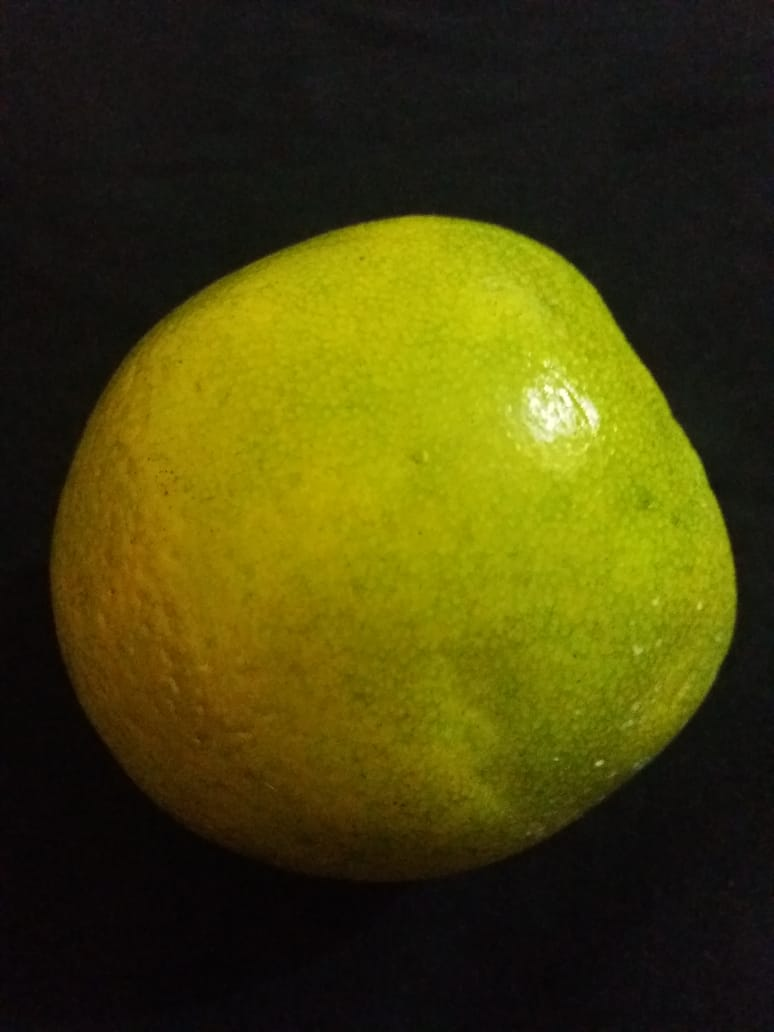
#> input picture PracticaFinal/01-adquisicion-preprocesamiento/images/good/image1.jpeg, 774 x 1032 px; the run also reads 1 picture not shown here
$ jupyter execute --allow-errors training.ipynb   (shell and % lines are left out)
#> lines starting #> are read from the running program, lines starting #| are printed output that depends on the picture; after the words box and inside, x2 and y2 are one past the last pixel; in counts of white or black regions, pixels touching at a corner belong together
### PracticaFinal/01-adquisicion-preprocesamiento/skdemo/_skdemo.py
from __future__ import division

import numpy as np
import matplotlib.pyplot as plt
import matplotlib.colors as colors

from scipy.ndimage import grey_dilation

from skimage import img_as_float
from skimage import color
from skimage import exposure
from skimage.util.dtype import dtype_limits

__all__ = ['imshow_all', 'imshow_with_histogram', 'mean_filter_demo',
           'mean_filter_interactive_demo', 'plot_cdf', 'plot_histogram']


# Gray-scale images should actually be gray!
plt.rcParams['image.cmap'] = 'gray'


#--------------------------------------------------------------------------
#  Custom `imshow` functions
#--------------------------------------------------------------------------

# [17 lines left out: function imshow_rgb_shifted, not called in this run]


def imshow_all(*images, **kwargs):
    """ Plot a series of images side-by-side.

    Convert all images to float so that images have a common intensity range.

    Parameters
    ----------
    limits : str
        Control the intensity limits. By default, 'image' is used set the
        min/max intensities to the min/max of all images. Setting `limits` to
        'dtype' can also be used if you want to preserve the image exposure.
    titles : list of str
        Titles for subplots. If the length of titles is less than the number
        of images, empty strings are appended.
    kwargs : dict
        Additional keyword-arguments passed to `imshow`.
    """
    images = [img_as_float(img) for img in images]

    titles = kwargs.pop('titles', [])
    if len(titles) != len(images):
        titles = list(titles) + [''] * (len(images) - len(titles))

    limits = kwargs.pop('limits', 'image')
    if limits == 'image':
        kwargs.setdefault('vmin', min(img.min() for img in images))
        kwargs.setdefault('vmax', max(img.max() for img in images))
    elif limits == 'dtype':
        vmin, vmax = dtype_limits(images[0])
        kwargs.setdefault('vmin', vmin)
        kwargs.setdefault('vmax', vmax)

    nrows, ncols = kwargs.get('shape', (1, len(images)))

    size = nrows * kwargs.pop('size', 5)
    width = size * len(images)
    if nrows > 1:
        width /= nrows * 1.33
    fig, axes = plt.subplots(nrows=nrows, ncols=ncols, figsize=(width, size))
    for ax, img, label in zip(axes.ravel(), images, titles):
        ax.imshow(img, **kwargs)
        ax.set_title(label)


def imshow_with_histogram(image, **kwargs):
    """ Plot an image side-by-side with its histogram.

    - Plot the image next to the histogram
    - Plot each RGB channel separately (if input is color)
    - Automatically flatten channels
    - Select reasonable bins based on the image's dtype

    See `plot_histogram` for information on how the histogram is plotted.
    """
    width, height = plt.rcParams['figure.figsize']
    fig, (ax_image, ax_hist) = plt.subplots(ncols=2, figsize=(2*width, height))

    kwargs.setdefault('cmap', plt.cm.gray)
    if (image.dtype == "uint8"):
        ax_image.imshow(image, norm=colors.Normalize(vmin=0, vmax=255), **kwargs)
    elif(image.dtype == "float" or image.dtype == "float64" or image.dtype == "float32"):
        ax_image.imshow(image, norm=colors.Normalize(vmin=0, vmax=1), **kwargs)
    else:
        ax_image.imshow(image, **kwargs)

    plot_histogram(image, ax=ax_hist)

    # pretty it up
    ax_image.set_axis_off()
    match_axes_height(ax_image, ax_hist)
    return ax_image, ax_hist


#--------------------------------------------------------------------------
#  Helper functions
#--------------------------------------------------------------------------


def match_axes_height(ax_src, ax_dst):
    """ Match the axes height of two axes objects.

    The height of `ax_dst` is synced to that of `ax_src`.
    """
    # HACK: plot geometry isn't set until the plot is drawn
    plt.draw()
    dst = ax_dst.get_position()
    src = ax_src.get_position()
    ax_dst.set_position([dst.xmin, src.ymin, dst.width, src.height])


def plot_cdf(image, ax=None):
    img_cdf, bins = exposure.cumulative_distribution(image)
    ax.plot(bins, img_cdf, 'r')
    ax.set_ylabel("Fraction of pixels below intensity")


def plot_histogram(image, ax=None, **kwargs):
    """ Plot the histogram of an image (gray-scale or RGB) on `ax`.

    Calculate histogram using `skimage.exposure.histogram` and plot as filled
    line. If an image has a 3rd dimension, assume it's RGB and plot each
    channel separately.sdfasd
    """
    ax = ax if ax is not None else plt.gca()

    if image.ndim == 2:
        _plot_histogram(ax, image, color='black', **kwargs)
    elif image.ndim == 3:
        # `channel` is the red, green, or blue channel of the image.
        for channel, channel_color in zip(iter_channels(image), 'rgb'):
            _plot_histogram(ax, channel, color=channel_color, **kwargs)


def _plot_histogram(ax, image, alpha=0.3, **kwargs):
    # Use skimage's histogram function which has nice defaults for
    # integer and float images.
    hist, bin_centers = exposure.histogram(image)
    ax.fill_between(bin_centers, hist, alpha=alpha, **kwargs)
    ax.set_xlabel('Nivel de Gris')
    ax.set_ylabel('Cantidad de Pixeles')
    l, r = ax.set_xlim()
    m = image.min()
    M = image.max()

	#Para que el gráfico incie en 0 y termine en 1 o 255
    if (m >= 0):
        if (M > 1):
            l = -10
        else:
            l = -0.025

    if (M >= 0 and M <= 1):
        r = 1.025
    elif(M > 1 and M <= 255):
        r = 265

    ax.set_xlim(l, r)


def iter_channels(color_image):
    """Yield color channels of an image."""
    # Roll array-axis so that we iterate over the color channels of an image.
    for channel in np.rollaxis(color_image, -1):
        yield channel


#--------------------------------------------------------------------------
#  Convolution Demo
#--------------------------------------------------------------------------

# [58 lines left out: functions mean_filter_demo, mean_filter_interactive_demo, iter_kernel, iter_pixels, bounded_slice, not called in this run]

### PracticaFinal/01-adquisicion-preprocesamiento/training.ipynb
[cell 1]
# Siempre que usemos matplotlib en Jupyter es necesario poner esta línea antes de cualquier otra

# Importamos las bibliotecas necesarias y les asigamos un alias
import skimage                           # Biblioteca para la manipulación de imágenes
import numpy as np                       # Biblioteca para la manipulación de matrices

# Importamos algunos paquetes específicos
from matplotlib import pyplot as plt     # Biblioteca para crear graficas y mostrar las imágenes en pantalla

from skimage import io                   # Paquete para lectura/escritura de imágenes
from skimage import color                # Paquete con las operaciones de transformaciones entre espacios de color
from skimage import exposure             # Paquete con las funciones para calcular y alterar el histograma
from skimage import filters              # Paquete que contiene las máscaras y filtros de suavizado y realzado
from skimage import util                 # Paquete que contiene las funciones para cambiar el tipo de dato
                                         #de las imágenes
from scipy import ndimage                # Usamos esta biblioteca para realizar la operación de convolución
import skdemo
from skimage import morphology           # Para crear el kernel de convolución en los filtros no lienales
from skimage import transform            # Esta biblioteca es la que contiene la implementación de Hough
from skimage import measure              # Esta biblioteca contiene el método de etiquetado de regiones
from skimage import feature              # Esta biblioteca es la que contiene la implementación del cann

###########################

from scipy.stats import kde              # Esta biblioteca es necesaria para estimar la función de densidad de los datos
from sklearn import preprocessing        # Este paquete contiene las funciones de preprocesamiento de datos
from sklearn import feature_selection    # Este paquete contiene los métodos de selección de características de sklearn
from sklearn import svm                  # Este paquete contiene las funciones de un clasificador SVM
from sklearn import model_selection      # Este paquete contiene las funciones de particionamiento de datos y validación cruzada
from sklearn import metrics              # Este paquete contiene las funciones para evaluar un clasificador

from sklearn.linear_model import LinearRegression

# Con este nos aseguramos que las imagenes en niveles de gris, se vean como tal siempre.
plt.rcParams['image.cmap'] = 'gray'
plt.rcParams['image.interpolation'] = 'none'

[cell 2]
#Cargamos conjunto de naranjas buenas
image_1 = io.imread("images/good/image1.jpeg")
#> image_1 is the input picture: shape (1032, 774, 3); mean R, G, B 69.6, 65.6, 11.6
image_2 = io.imread("images/good/image2.jpeg")
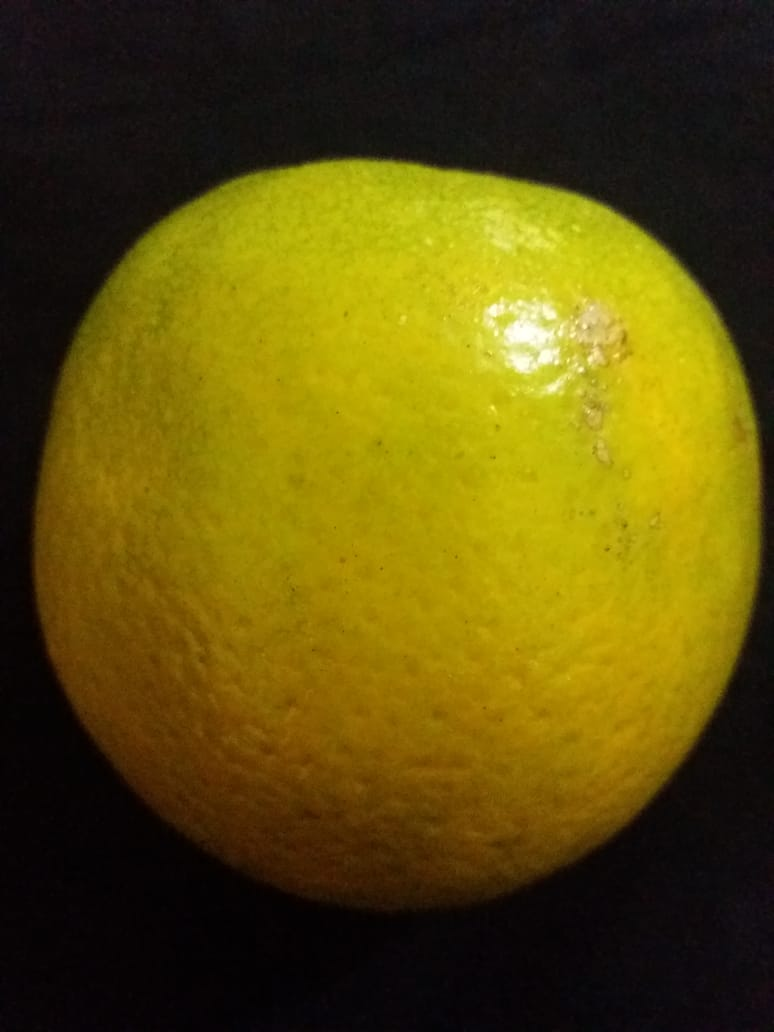
#> input picture PracticaFinal/01-adquisicion-preprocesamiento/images/good/image2.jpeg, 774 x 1032 px
#> image_2 is the input picture: shape (1032, 774, 3); mean R, G, B 93.1, 79.2, 10.3
image_3 = io.imread("images/good/image3.jpeg")
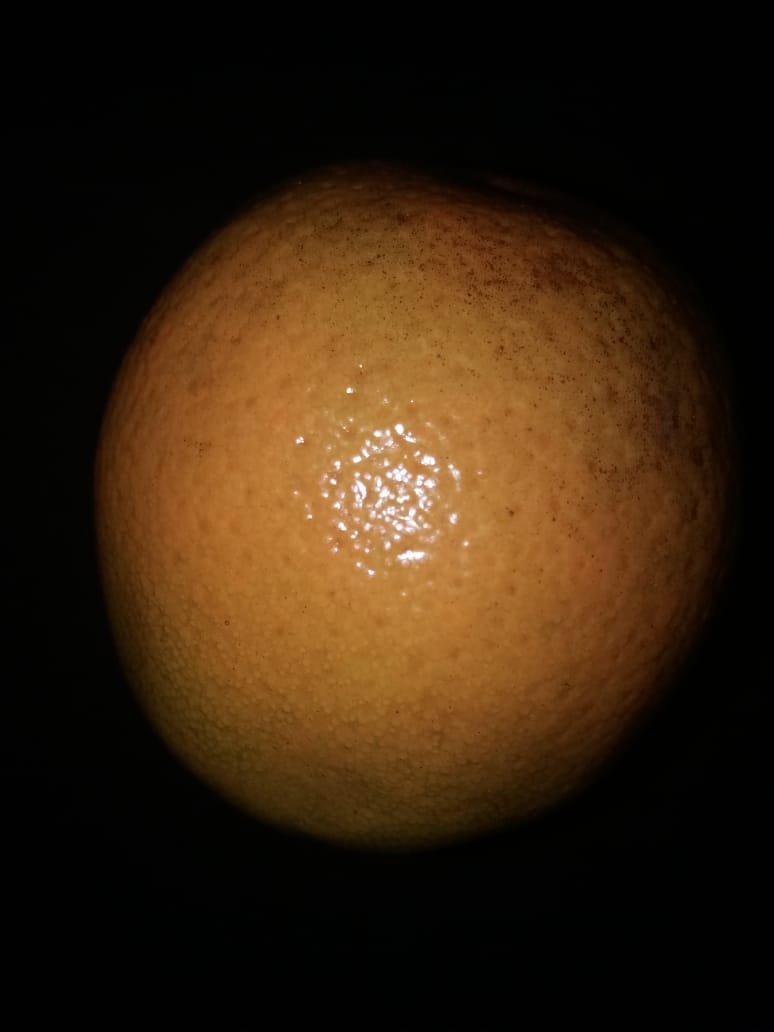
#> input picture PracticaFinal/01-adquisicion-preprocesamiento/images/good/image3.jpeg, 774 x 1032 px
#> image_3 is the input picture: shape (1032, 774, 3); mean R, G, B 53.6, 34, 14.4
image_4 = io.imread("images/good/image4.jpeg")
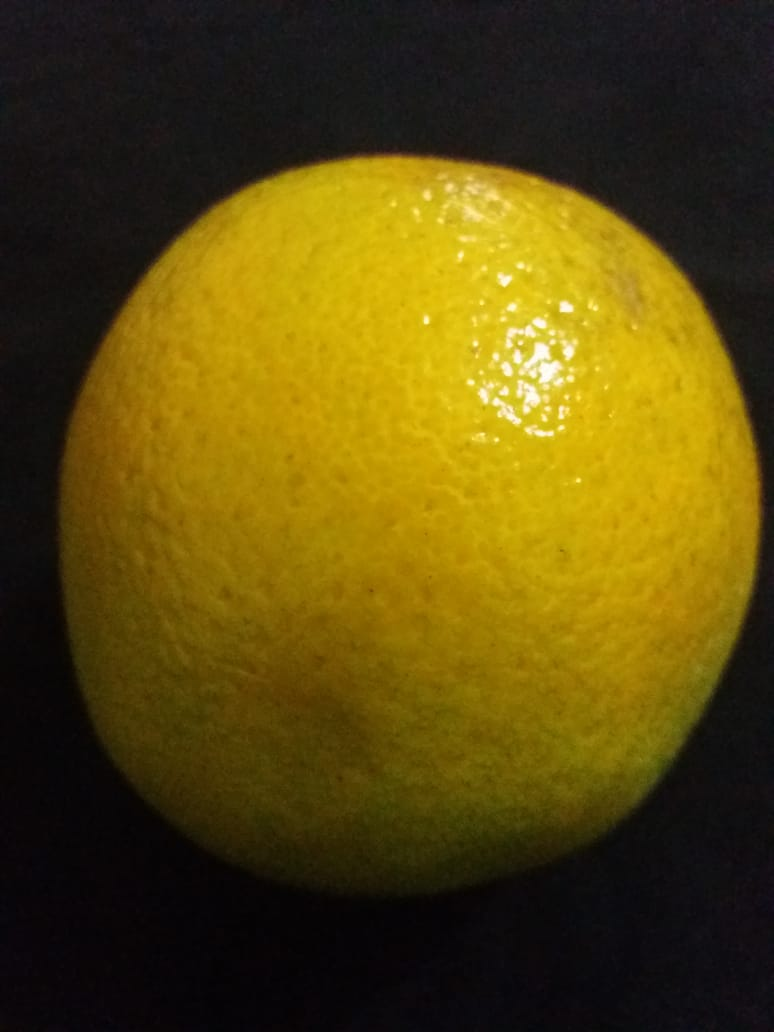
#> input picture PracticaFinal/01-adquisicion-preprocesamiento/images/good/image4.jpeg, 774 x 1032 px
#> image_4 is the input picture: shape (1032, 774, 3); mean R, G, B 89.7, 73.3, 13.1
image_5 = io.imread("images/good/image5.jpeg")
image_6 = io.imread("images/good/image6.jpeg")
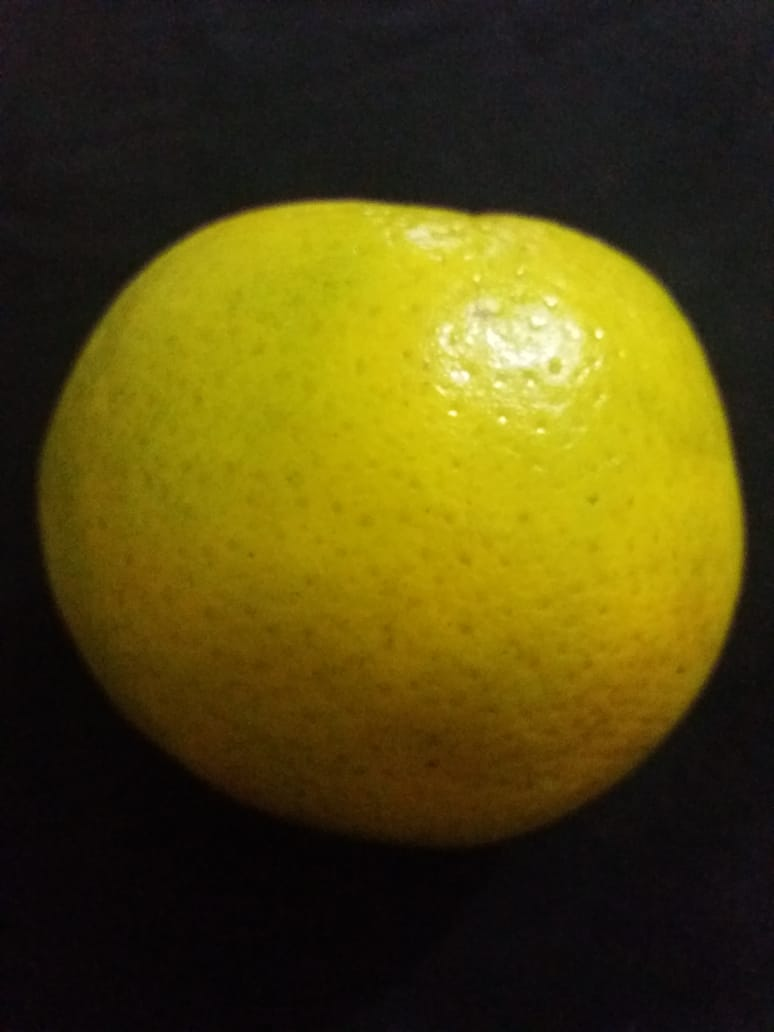
#> input picture PracticaFinal/01-adquisicion-preprocesamiento/images/good/image6.jpeg, 774 x 1032 px
#> image_6 is the input picture: shape (1032, 774, 3); mean R, G, B 80.7, 70.8, 16.2
#> (the rest of this cell did not finish here and is left out)

#> (a cell that did not finish here is left out)

[cell 4]
def transformacion_lineal(img, a):
#> called with a = 1
    b = 0.1
#> b = 0.1
    out = img.copy()
    # Cambiamos la representación de la imagen a real:
    out = skimage.img_as_float64(img)

    if a == 1 and b > 0 :
        out = a * out + b
        out = np.clip(out, 0, 1)
    elif a == 1 and b < 0 :
        out = a * out + b
        out = np.clip(out, 0, 1)
    elif  a > 0 and b == 0 :
        out = a * out + b
        out = np.clip(out, 0, 1);
    elif a == 0 and b == 0 :
        out = 1 - out
    else:
        out = img

    return out

[cell 5]
brigth_image_enhanced_1 = transformacion_lineal(image_1, 1)
img_ecualizada_ad_1 = exposure.equalize_adapthist(brigth_image_enhanced_1.copy())
ax_image_1, ax_hist_1 = skdemo.imshow_with_histogram(img_ecualizada_ad_1)
#> the loop in plot_histogram, `for channel, channel_color in zip(iter_channels(image), 'rgb'):` made 3 passes
#> (channel_color, M in _plot_histogram) on passes 1 to 3: ('r', 1), ('g', 1), ('b', 0.988)
skdemo.plot_cdf(img_ecualizada_ad_1, ax=ax_hist_1.twinx())
#> in plot_cdf, `img_cdf, bins = exposure.cumulative_distribution(image)`: img_cdf = 256 values from 3e-05 to 1; bins = 256 values from 0.00195 to 0.998

brigth_image_enhanced_2 = transformacion_lineal(image_2, 1)
img_ecualizada_ad_2 = exposure.equalize_adapthist(brigth_image_enhanced_2.copy())
ax_image_2, ax_hist_2 = skdemo.imshow_with_histogram(img_ecualizada_ad_2)
#> the loop in plot_histogram (call 2), `for channel, channel_color in zip(iter_channels(image), 'rgb'):` made 3 passes
#> channel_color on passes 1 to 3: 'r', 'g', 'b'
skdemo.plot_cdf(img_ecualizada_ad_2, ax=ax_hist_2.twinx())

brigth_image_enhanced_3 = transformacion_lineal(image_3, 1)
img_ecualizada_ad_3 = exposure.equalize_adapthist(brigth_image_enhanced_3.copy())
ax_image_3, ax_hist_3 = skdemo.imshow_with_histogram(img_ecualizada_ad_3)
skdemo.plot_cdf(img_ecualizada_ad_3, ax=ax_hist_3.twinx())

brigth_image_enhanced_4 = transformacion_lineal(image_4, 1)
img_ecualizada_ad_4 = exposure.equalize_adapthist(brigth_image_enhanced_4.copy())
ax_image_4, ax_hist_4 = skdemo.imshow_with_histogram(img_ecualizada_ad_4)
skdemo.plot_cdf(img_ecualizada_ad_4, ax=ax_hist_4.twinx())

brigth_image_enhanced_5 = transformacion_lineal(image_5, 1)
img_ecualizada_ad_5 = exposure.equalize_adapthist(brigth_image_enhanced_5.copy())
ax_image_5, ax_hist_5 = skdemo.imshow_with_histogram(img_ecualizada_ad_5)
skdemo.plot_cdf(img_ecualizada_ad_5, ax=ax_hist_5.twinx())

brigth_image_enhanced_6 = transformacion_lineal(image_6, 1)
img_ecualizada_ad_6 = exposure.equalize_adapthist(brigth_image_enhanced_6.copy())
ax_image_6, ax_hist_6 = skdemo.imshow_with_histogram(img_ecualizada_ad_6)
skdemo.plot_cdf(img_ecualizada_ad_6, ax=ax_hist_6.twinx())

#> (the rest of this cell did not finish here and is left out)

#> (a cell that did not finish here is left out)

[cell 7]
def metodo_isodata(img):

    img_to_gray = color.rgb2gray(img)

    t_iso_1 = filters.threshold_isodata(img_to_gray)
#> t_iso_1 = 0.337

    img_BW_iso_1 = img_to_gray > t_iso_1;
#> img_BW_iso_1: shape (1032, 774) bool; 38.5% white; 163 white regions (140 under 20 px), largest, box (x1, y1, x2, y2) and area: (56, 215, 736, 845) 305524, (122, 718, 157, 742) 154, (536, 806, 558, 819) 96

    skdemo.imshow_all(img_to_gray, img_BW_iso_1, titles=["Original","umbral isodata"])

    return img_BW_iso_1

[cell 8]
img_iso_1 = metodo_isodata(img_ecualizada_ad_1)
img_iso_2 = metodo_isodata(img_ecualizada_ad_2)
img_iso_3 = metodo_isodata(img_ecualizada_ad_3)
img_iso_4 = metodo_isodata(img_ecualizada_ad_4)
img_iso_5 = metodo_isodata(img_ecualizada_ad_5)
img_iso_6 = metodo_isodata(img_ecualizada_ad_6)
#> (the rest of this cell did not finish here and is left out)

#> (a cell that did not finish here is left out)

#> (a cell that did not finish here is left out)

[cell 11]
good_orange_1 = img_iso_1.astype("uint8")
good_orange_2 = img_iso_2.astype("uint8")
good_orange_3 = img_iso_3.astype("uint8")
good_orange_4 = img_iso_4.astype("uint8")
good_orange_5 = img_iso_5.astype("uint8")
good_orange_6 = img_iso_6.astype("uint8")
#> (the rest of this cell did not finish here and is left out)

#> (a cell that did not finish here is left out)

[cell 13]
f1 = measure.label(good_orange_1)
#> f1: shape (1032, 774) int64; 164 distinct labels, from 0 to 163
f2 = measure.label(good_orange_2)
#> f2: shape (1032, 774) int64; 165 distinct labels, from 0 to 164
f3 = measure.label(good_orange_3)
#> f3: shape (1032, 774) int64; 86 distinct labels, from 0 to 85
f4 = measure.label(good_orange_4)
#> f4: shape (1032, 774) int64; 241 distinct labels, from 0 to 240
f5 = measure.label(good_orange_5)
#> f5: shape (1032, 774) int64; 250 distinct labels, from 0 to 249
f6 = measure.label(good_orange_6)
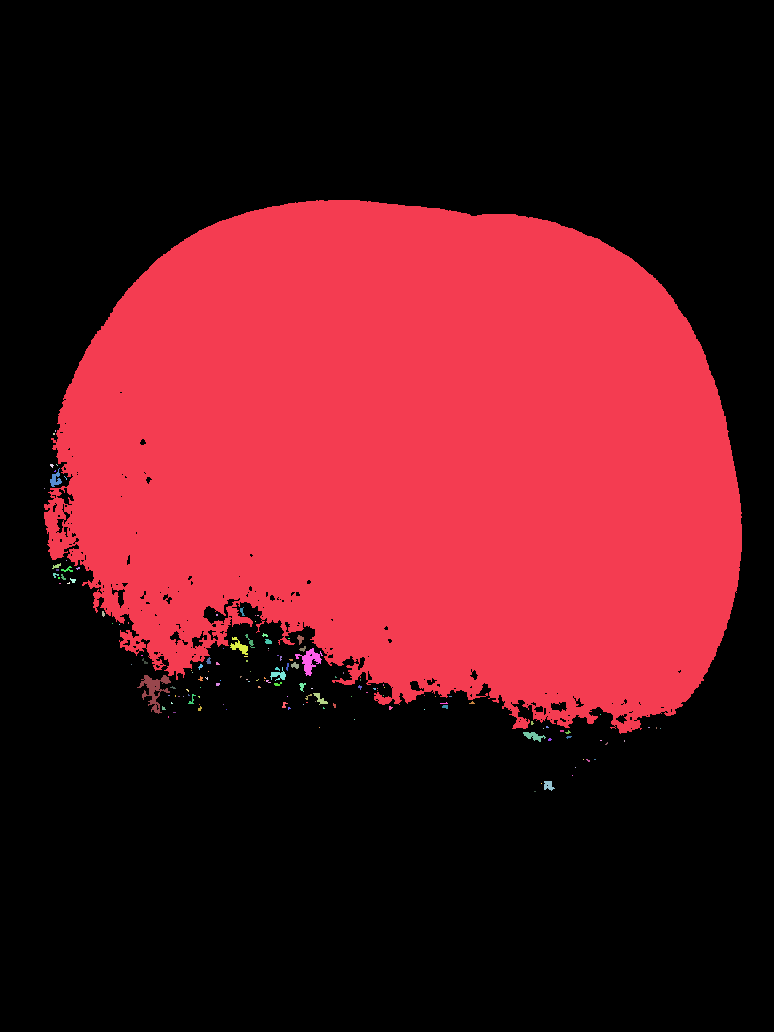
#> f6: shape (1032, 774) int64; 149 distinct labels, from 0 to 148; one colour per label, 0 black
#> (the rest of this cell did not finish here and is left out)

#> (a cell that did not finish here is left out)

[cell 15]
y1 = np.full((f1.max(),1), 1) #Naranjas buenas
#> y1 = 163 values from 1 to 1
y2 = np.full((f2.max(),1), 1) #Naranjas buenas
#> y2 = 164 values from 1 to 1
y3 = np.full((f3.max(),1), 1) #Naranjas buenas
#> y3 = 85 values from 1 to 1
y4 = np.full((f4.max(),1), 1) #Naranjas buenas
#> y4 = 240 values from 1 to 1
y5 = np.full((f5.max(),1), 1) #Naranjas buenas
#> y5 = 249 values from 1 to 1
y6 = np.full((f6.max(),1), 1) #Naranjas buenas
#> y6 = 148 values from 1 to 1
#> (the rest of this cell did not finish here and is left out)
